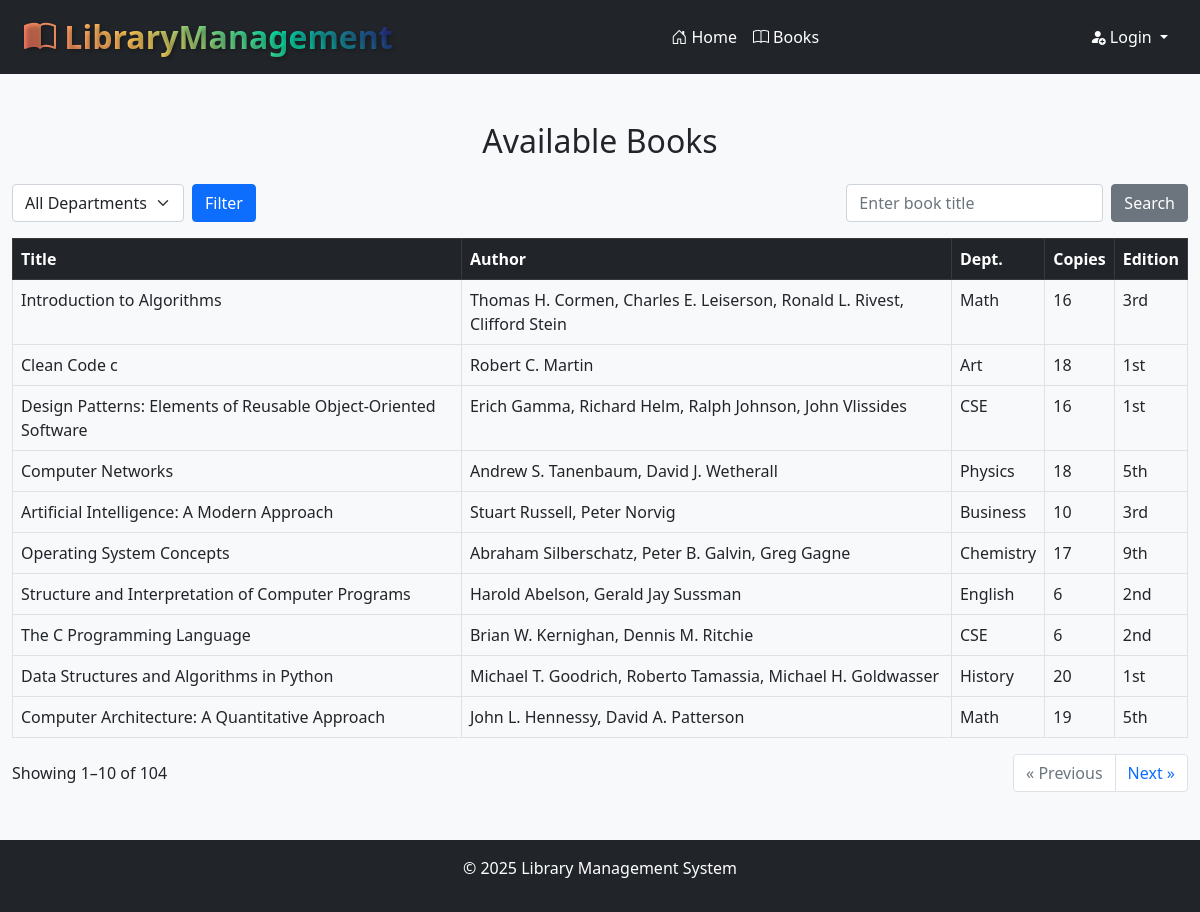
Page /library_management_system/books/ on the earlier database version.
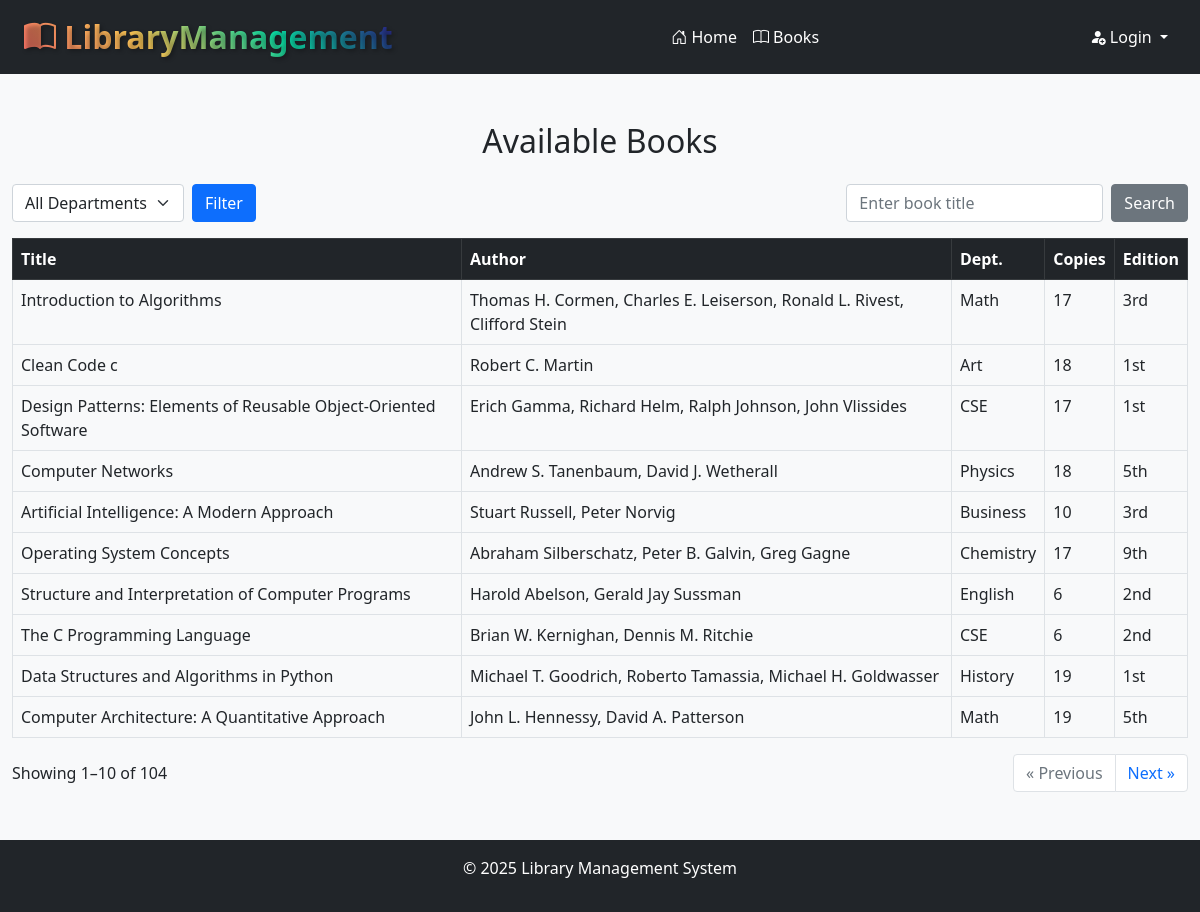
Same page on the later database version.
### library/models.py (models this page shows, shortened)
class Book(models.Model):
    book_id = models.CharField(max_length=20, unique=True)
    title = models.CharField(max_length=255)
    author = models.CharField(max_length=255)
    edition = models.CharField(max_length=50, blank=True)
    publication = models.CharField(max_length=255, blank=True)
    isbn = models.CharField(max_length=20, unique=True)
    number_of_copies_available = models.PositiveIntegerField(default=0)
    book_dept = models.CharField(max_length=100, blank=True)

### library/views.py (the view)
# urls.py: path('library_management_system/books/', views.books_home, name='books_home'),
def books_home(request):
    if request.user.is_authenticated and request.user.is_staff:
        logout(request)
    if request.method == 'POST':
        dept = request.POST.get('dept', '')
        search_text = request.POST.get('search', '')
        page = request.POST.get('page', '')
        request.session['dept'] = dept
        request.session['search'] = search_text
        request.session['page'] = page
        return redirect('books_home')
    else:
        selected_dept = request.session.pop('dept', '')
        search_text = request.session.pop('search', '')
        page_number = request.session.pop('page', '')
        books_list = Book.objects.all().order_by('pk')
        if selected_dept:
            books_list = books_list.filter(book_dept=selected_dept)
        if search_text:
            books_list = books_list.filter(title__icontains=search_text)
        departments = Book.objects.values_list('book_dept', flat=True).distinct()
        paginator = Paginator(books_list, 10)
        page_obj = paginator.get_page(page_number) if page_number else paginator.get_page(1)
        return render(request, 'library_management_system/books.html', {
            'page_obj': page_obj,
            'selected_dept': selected_dept,
            'search_text': search_text,
            'departments': departments,
        })

### templates/library_management_system/books.html (shortened to what this page needs)
{% extends "library_management_system/index.html" %}
{% block content %}
<div class="container-xxl my-5">
    <h2 class="mb-4 text-center">Available Books</h2>
    <div class="row mb-3 d-flex justify-content-between align-items-center ">
        <div class="col-auto">
            <form method="POST" class="d-flex align-items-center ">
                <select name="dept" id="dept" class="form-select me-2 h-25">
                    <option value>All Departments</option>
                </select>
                <button type="submit"
                    class="btn btn-primary">Filter</button>
            </form>
        </div>
        <div class="col-auto ms-auto">
            <form method="POST" class="d-flex align-items-center">
                <input type="text" name="search" id="search"
                    class="form-control me-2"
                    placeholder="Enter book title"
                    value="{{ search_text }}">
                <button type="submit"
                    class="btn btn-secondary">Search</button>
            </form>
        </div>
    </div>
    <table class="table table-bordered">
        <thead class="table-dark">
            <tr>
                <th>Title</th>
                <th>Author</th>
                <th>Dept.</th>
                <th>Copies</th>
                <th>Edition</th>
            </tr>
        </thead>
        <tbody>
            {% for book in page_obj.object_list %}
            <tr>
                <td>{{ book.title }}</td>
                <td>{{ book.author }}</td>
                <td>{{book.book_dept}}</td>
                <td>{{ book.number_of_copies_available }}</td>
                <td>{{ book.edition }}</td>
            </tr>
            {% endfor %}
        </tbody>
    </table>
    <div class="d-flex justify-content-between align-items-center">
        <p class="mb-0">
            Showing {{ page_obj.start_index }}–{{page_obj.end_index}} of
            {{ page_obj.paginator.count}}
        </p>
        <div>
            <ul class="pagination mb-0">
                {% if page_obj.has_previous %}
                <li class="page-item">
                    <form method="POST" style="display:inline;">
                        {% csrf_token %}
                        <input type="hidden" name="page"
                            value="{{ page_obj.previous_page_number }}">
                        <button class="page-link" type="submit">&laquo;
                            Previous</button>
                    </form>
                </li>
                {% else %}
                <li class="page-item disabled">
                    <span class="page-link">&laquo; Previous</span>
                </li>
                {% endif %}
                {% if page_obj.has_next %}
                <li class="page-item">
                    <form method="POST" style="display:inline;">
                        <button class="page-link" type="submit">Next
                            &raquo;</button>
                    </form>
                </li>
                {% else %}
                <li class="page-item disabled">
                    <span class="page-link">Next &raquo;</span>
                </li>
                {% endif %}
            </ul>
        </div>
    </div>
</div>
{% endblock %}

Differences in the rows shown:
changed Book "Introduction to Algorithms": number_of_copies_available "16" → "17"
changed Book "Design Patterns: Elements of Reusable Object-Oriented Software": number_of_copies_available "16" → "17"
changed Book "Data Structures and Algorithms in Python": number_of_copies_available "20" → "19"
